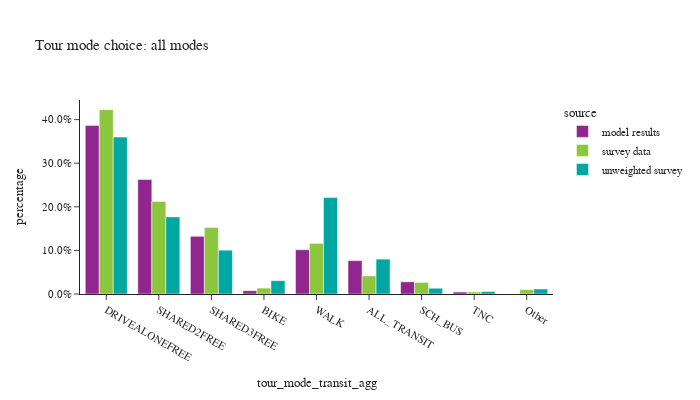

Here is the notebook cell this chart was saved with:
### Code cell
# aggregate transit modes
transit_modes = ['WALK_LOC','WALK_COM','WALK_FRY','WALK_LR','DRIVE_TRN']
tour_mode_ordered = ["DRIVEALONEFREE", "SHARED2FREE", "SHARED3FREE", "BIKE","WALK","ALL_TRANSIT","SCH_BUS","TNC","Other"]
tour_data['tour_mode_transit_agg'] = tour_data['tour_mode'].apply(lambda x: "ALL_TRANSIT" if x in transit_modes else x)

df_plot = tour_data.groupby(['source','tour_mode_transit_agg'])['tour_weight'].sum().reset_index()
df_plot['percentage'] = df_plot.groupby(['source'], group_keys=False)['tour_weight']. \
    apply(lambda x: x / float(x.sum()))

fig = px.bar(df_plot, x="tour_mode_transit_agg", y="percentage", color="source",barmode="group",
             category_orders={"tour_mode_transit_agg": tour_mode_ordered},
             title="Tour mode choice: all modes")
fig.for_each_annotation(lambda a: a.update(text = a.text.split("=")[-1]))
fig.update_layout(height=400, width=700, yaxis=dict(tickformat=".1%"))
fig.show()

### Figure 1 — Plotly figure (JSON) as saved in the notebook; plotly's stock layout.template omitted (floating-point values rounded to 4 significant figures)
{"data": [{"alignmentgroup": "True", "hovertemplate": "source=model results<br>tour_mode_transit_agg=%{x}<br>percentage=%{y}<extra></extra>", "legendgroup": "model results", "marker": {"color": "#91268F", "pattern": {"shape": ""}}, "name": "model results", "offsetgroup": "model results", "orientation": "v", "showlegend": true, "textposition": "auto", "type": "bar", "x": ["ALL_TRANSIT", "BIKE", "DRIVEALONEFREE", "SCH_BUS", "SHARED2FREE", "SHARED3FREE", "TNC", "WALK"], "xaxis": "x", "y": [0.07658, 0.007636, 0.3867, 0.02797, 0.2625, 0.1324, 0.004611, 0.1016], "yaxis": "y"}, {"alignmentgroup": "True", "hovertemplate": "source=survey data<br>tour_mode_transit_agg=%{x}<br>percentage=%{y}<extra></extra>", "legendgroup": "survey data", "marker": {"color": "#8CC63E", "pattern": {"shape": ""}}, "name": "survey data", "offsetgroup": "survey data", "orientation": "v", "showlegend": true, "textposition": "auto", "type": "bar", "x": ["ALL_TRANSIT", "BIKE", "DRIVEALONEFREE", "Other", "SCH_BUS", "SHARED2FREE", "SHARED3FREE", "TNC", "WALK"], "xaxis": "x", "y": [0.04152, 0.01354, 0.4228, 0.009932, 0.02657, 0.2124, 0.1523, 0.004806, 0.1161], "yaxis": "y"}, {"alignmentgroup": "True", "hovertemplate": "source=unweighted survey<br>tour_mode_transit_agg=%{x}<br>percentage=%{y}<extra></extra>", "legendgroup": "unweighted survey", "marker": {"color": "#00A7A0", "pattern": {"shape": ""}}, "name": "unweighted survey", "offsetgroup": "unweighted survey", "orientation": "v", "showlegend": true, "textposition": "auto", "type": "bar", "x": ["ALL_TRANSIT", "BIKE", "DRIVEALONEFREE", "Other", "SCH_BUS", "SHARED2FREE", "SHARED3FREE", "TNC", "WALK"], "xaxis": "x", "y": [0.07999, 0.03059, 0.3599, 0.0115, 0.01325, 0.1769, 0.1006, 0.005751, 0.2216], "yaxis": "y"}], "layout": {"barmode": "group", "height": 400, "legend": {"title": {"text": "source"}, "tracegroupgap": 0}, "title": {"text": "Tour mode choice: all modes"}, "width": 700, "xaxis": {"anchor": "y", "categoryarray": ["DRIVEALONEFREE", "SHARED2FREE", "SHARED3FREE", "BIKE", "WALK", "ALL_TRANSIT", "SCH_BUS", "TNC", "Other"], "categoryorder": "array", "domain": [0, 1], "title": {"text": "tour_mode_transit_agg"}}, "yaxis": {"anchor": "x", "domain": [0, 1], "tickformat": ".1%", "title": {"text": "percentage"}}}}
